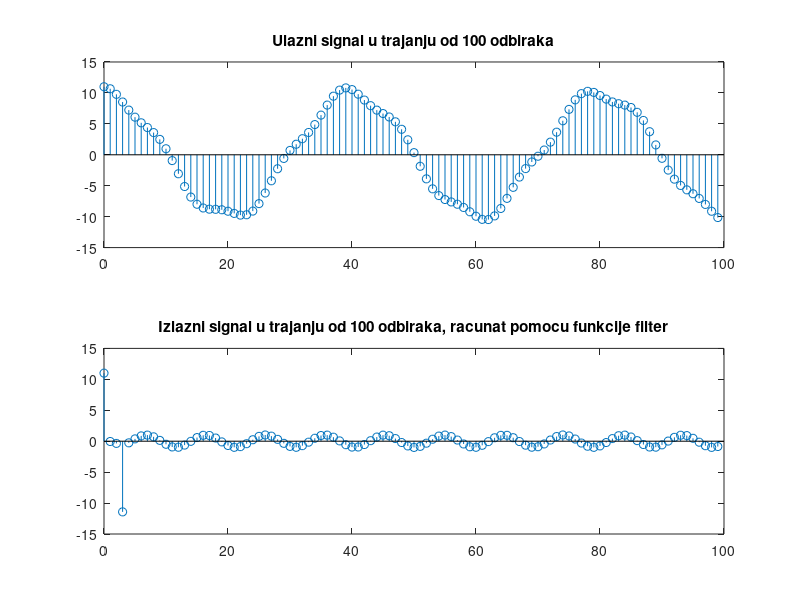

Write MATLAB code to recreate this figure.
a = 1;
b = [1 -0.9744 0.024574 -0.97245 0.99601]; 
%definisanje parametara ulaznog signala  
fs = 44100;
f1 = 1102; 
f2 = 4586; 

%diskretno vreme
 n = 0 : 99; 
 %definisanje ulaznog signala u trajanju od 100 odbiraka
 u = 10*cos(2*pi*f1/fs*n)+1*cos(2*pi*f2/fs*n); 
 %odredjivanje odziva sistema na ulazni signal 
 y = filter (b, a, u); %crtanje ulaznog i izlaznog signala  
 subplot (2, 1, 1), stem (n, u), title ('Ulazni signal u trajanju od 100 odbiraka'); 
 subplot (2, 1, 2), stem (n, y), title ('Izlazni signal u trajanju od 100 odbiraka, racunat pomocu funkcije filter');
 %definisanje posebnog signala za potrebe simulacije u Simulinku 
 u_sim = [n;u]'; 
